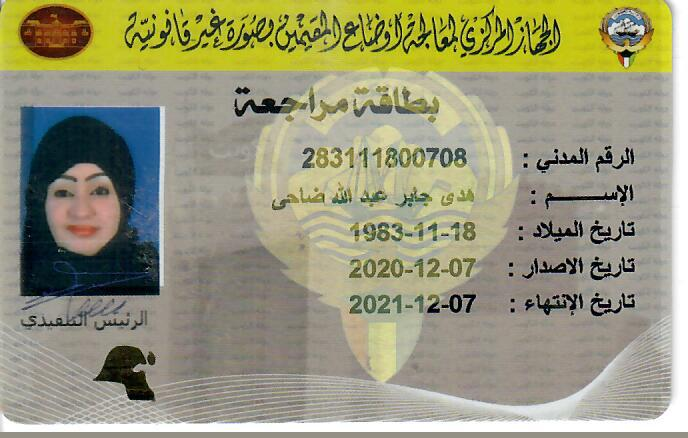
#> input picture sample-image/01.jpg, 688 x 438 px
$ python ocr.py sample-image/01.jpg
#> lines starting #> are read from the running program, lines starting #| are printed output that depends on the picture; after the words box and inside, x2 and y2 are one past the last pixel; in counts of white or black regions, pixels touching at a corner belong together
import cv2
import glob
import difflib
import numpy as np
import pandas as pd
import pytesseract
import sys


def out(dict):
    print(str(dict).replace('\'', '"'))


def eng_ocr(mask):
    try:
        eng_text = pytesseract.image_to_data(mask,
                                             config='--psm 6 -l eng -c textord_old_xheight=1 -c tessedit_char_blacklist=([!\\\"“.:])')
    except Exception as e:
        eng_text = None
        print(e)
    return eng_text


def ara_ocr(mask):
    try:
        ara_text = pytesseract.image_to_data(mask,
                                             config='--psm 6 -l ara -c textord_old_xheight=2 -c tessedit_char_blacklist=([!\\\"“.:])')
    except Exception as e:
        ara_text = None
        print(e)
    return ara_text


def gen_data_frame(text):
    row = text.split("\n")
    columns = row[0].split('\t')
    units = []
    for h in range(1, len(row) - 1):
        units.append(row[h].split('\t'))
    df = pd.DataFrame(units, columns=columns)
    df.iloc[:, :11] = df.iloc[:, :11] = df.iloc[:, :11].astype(int)
    return df


def calc_status(texts):
    #  0: moraje, 1: common, 2: passport
    status = 0
    for word in texts:
        seq = difflib.SequenceMatcher(None, word, "Passport")
        if seq.ratio() > 0.7:
            status = 2
    if not status:
        for word in texts:
            seq = difflib.SequenceMatcher(None, word, "Nationality")
            if seq.ratio() > 0.7:
                status = 1
    return status


def apply_brightness_contrast(input_img, brightness=0, contrast=0):
    if brightness != 0:
        if brightness > 0:
            shadow = brightness
            highlight = 255
        else:
            shadow = 0
            highlight = 255 + brightness
        alpha_b = (highlight - shadow) / 255
        gamma_b = shadow
        buf = cv2.addWeighted(input_img, alpha_b, input_img, 0, gamma_b)
    else:
        buf = input_img.copy()
    if contrast != 0:
        f = 131 * (contrast + 127) / (127 * (131 - contrast))
        alpha_c = f
        gamma_c = 127 * (1 - f)
        buf = cv2.addWeighted(buf, alpha_c, buf, 0, gamma_c)
    return buf


def show_img(*imgs):
    index = 1
    for img in imgs:
        cv2.imshow(str(index), img)
        index += 1
    cv2.waitKey(0)


if __name__ == "__main__":
    try:
        path = sys.argv
        if len(path) != 2:
            out({
                'status': '0',
                'error': 'args are not valid!'
            })
            exit()

        info_margin = 0.63
        left_margin = 0.245
        top_margin = 0.22
        addr = path[1]

        img = cv2.imread(addr)
#> img is the input picture: shape (438, 688, 3); mean B, G, R 122.7, 152.1, 153.1
        img = cv2.bilateralFilter(img, 35, 75, 75)
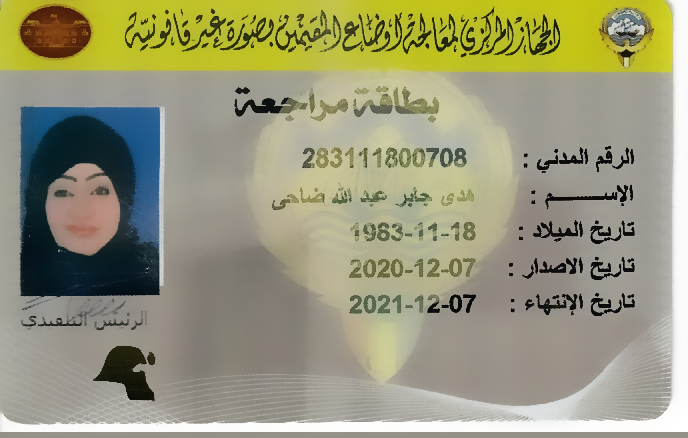
#> img: shape (438, 688, 3); mean B, G, R 122.7, 152.4, 153.5
        img = cv2.resize(img, None, fx=2, fy=2, interpolation=cv2.INTER_CUBIC)
#> img: shape (876, 1376, 3)
        img = apply_brightness_contrast(img, 10, 70)
#> in apply_brightness_contrast, `buf = cv2.addWeighted(buf, alpha_c, buf, 0, gamma_c)`:
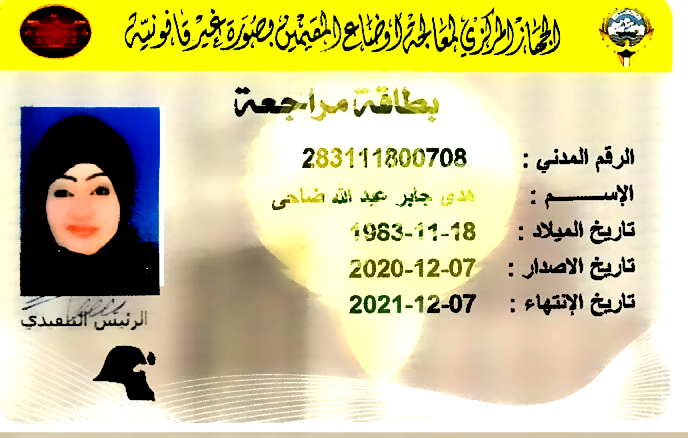
#> buf: shape (876, 1376, 3) (shown at 1/2 size); mean B, G, R 147.7, 200, 207
        # img = cv2.GaussianBlur(img, (3, 3), 0)

        img_h, img_w, _ = img.shape
#> img_h = 876; img_w = 1376
        gray = cv2.cvtColor(img, cv2.COLOR_BGR2GRAY)
        blur = cv2.GaussianBlur(gray, (7, 7), 0.5)
        edge = cv2.Canny(blur, 0, 50, 3)
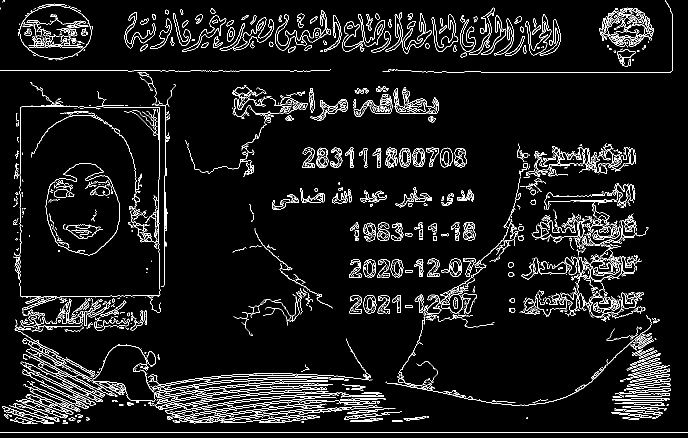
#> edge: shape (876, 1376) (shown at 1/2 size); 6.3% white in thin lines or dots
        contours, hierarchy = cv2.findContours(edge, cv2.RETR_EXTERNAL,
                                               cv2.CHAIN_APPROX_SIMPLE)
#> contours = 1460 contours, 1175 with area under 20; largest, box (x1, y1, x2, y2) and area: (91, 326, 240, 511) 20224, (39, 11, 184, 117) 11804, (185, 691, 311, 803) 7509, (297, 747, 690, 796) 3450, (550, 20, 662, 101) 1808
        c = max(contours, key=cv2.contourArea)
#> c = contour of 289 points, box (x1, y1, x2, y2) (91, 326, 240, 511), area 20224
        # [4 lines of commented-out code are left out]
        approx = cv2.approxPolyDP(c, 0.009 * cv2.arcLength(c, True), True)
#> approx = contour of 14 points, box (x1, y1, x2, y2) (91, 326, 240, 511), area 19416
        approx = sorted(approx, key=lambda x: x[0][0])
#> approx = [[[91, 414]], [[101, 368]], [[116, 490]], [[120, 356]], [[127, 347]], [[152, 363]], [[167, 326]], [[173, 361]], [[179, 510]], [[189, 328]], [[206, 342]], [[215, 352]], [[233, 463]], [[239, 409]]]
        dots = []
        if len(approx) == 4:
            if approx[0][0][1] < approx[1][0][1]:
                dots.append(approx[0][0])
                dots.append(approx[1][0])
            else:
                dots.append(approx[1][0])
                dots.append(approx[0][0])
            if approx[2][0][1] < approx[3][0][1]:
                dots.append(approx[2][0])
                dots.append(approx[3][0])
            else:
                dots.append(approx[3][0])
                dots.append(approx[2][0])
            if dots[2][0]-dots[0][0] >= img_h * 0.6:
                input = np.float32([dots[0], dots[2], dots[3], dots[1]])
                output = np.float32(
                    [[0, 0], [img_w - 1, 0], [img_w - 1, img_h - 1], [0, img_h - 1]])
                matrix = cv2.getPerspectiveTransform(input, output)
                gray = cv2.warpPerspective(gray, matrix, (img_w, img_h), cv2.INTER_LINEAR, borderMode=cv2.BORDER_CONSTANT,
                                           borderValue=(0, 0, 0))
        gray = cv2.rectangle(
            gray, (0, 0), (int(img_w * left_margin), img_h), 255, -1)
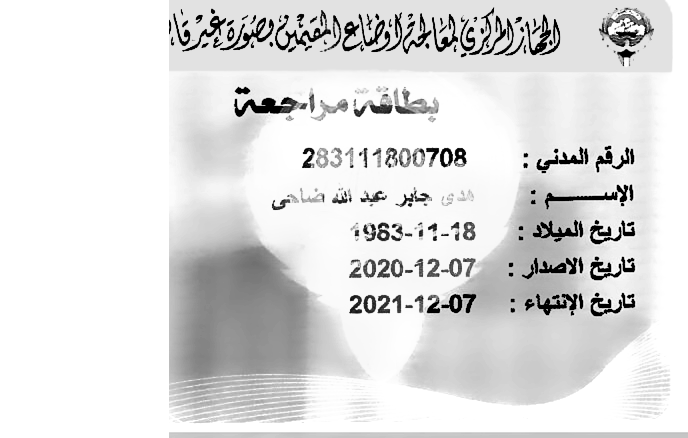
#> gray: shape (876, 1376) (shown at 1/2 size); min 0, max 255, mean 222.8
        gray = cv2.rectangle(
            gray, (0, 0), (img_w, int(img_h * top_margin)), 255, -1)
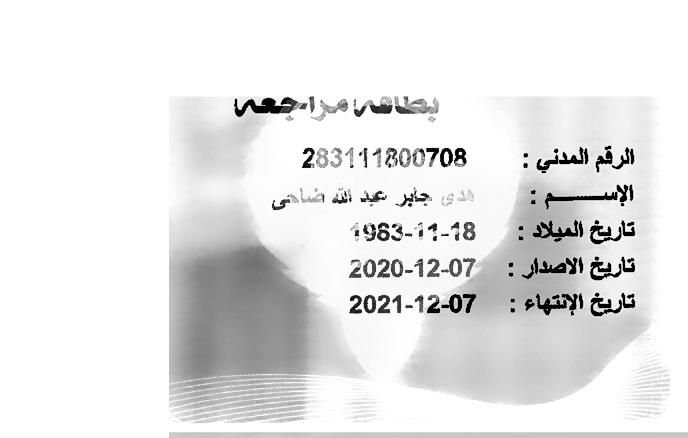
#> gray: shape (876, 1376) (shown at 1/2 size); 15.92% of pixels changed, all inside (x1, y1, x2, y2) = (338, 0, 1346, 193)
        mask = cv2.threshold(
            gray, 0, 255, cv2.THRESH_BINARY_INV + cv2.THRESH_OTSU)[1]
#> mask: shape (876, 1376); 11.5% white; 278 white regions (159 under 20 px), largest, box (x1, y1, x2, y2) and area: (340, 471, 628, 774) 67951, (925, 383, 1236, 631) 25846, (468, 194, 616, 235) 3027
        mask = cv2.GaussianBlur(mask, (0, 0), sigmaX=1,
                                sigmaY=1, borderType=cv2.BORDER_DEFAULT)
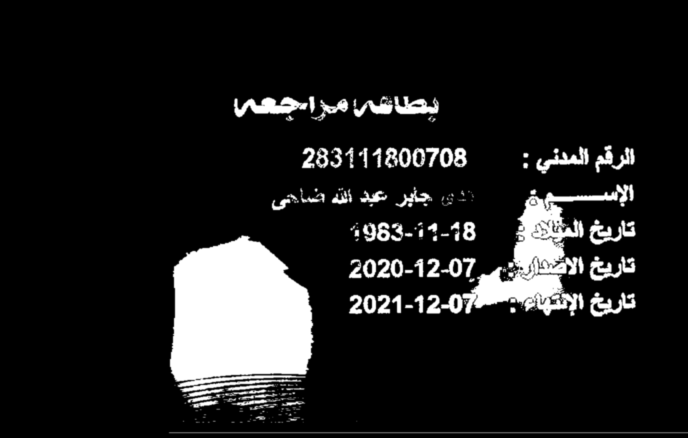
#> mask: shape (876, 1376) (shown at 1/2 size); min 0, max 255, mean 29.4
        mask = 255 - mask
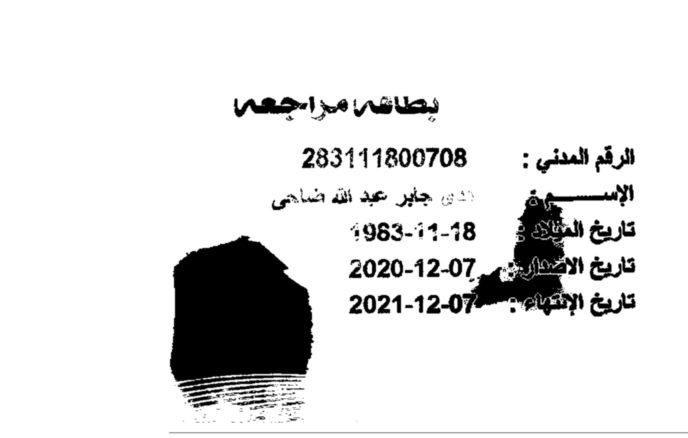
#> mask: shape (876, 1376) (shown at 1/2 size); min 0, max 255, mean 225.6

        fx = 1
        fy = 1
        tmp_mask = cv2.resize(mask, None, fx=fx, fy=fy,
                              interpolation=cv2.INTER_CUBIC)
#> (the run stopped early here; a loop or call above may not have finished)

$ run again, on sample-image/05.jpg
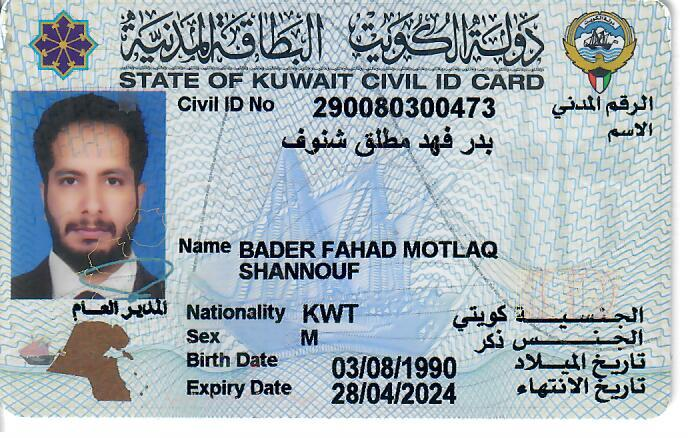
#> input picture sample-image/05.jpg, 688 x 438 px
#> img is the input picture: shape (438, 688, 3); mean B, G, R 182.6, 175.6, 163.8
#> edge: shape (876, 1376); 5.5% white in thin lines or dots, all inside (x1, y1, x2, y2) = (0, 0, 1340, 809)
#> contours = 1215 contours, 890 with area under 20; largest, box (x1, y1, x2, y2) and area: (58, 20, 197, 160) 11328, (1025, 659, 1275, 702) 2466, (1032, 613, 1276, 647) 2462, (606, 607, 718, 647) 1661, (1125, 22, 1274, 188) 1569
#> c = contour of 181 points, box (x1, y1, x2, y2) (58, 20, 197, 160), area 11328
#> `approx = cv2.approxPolyDP(c, 0.009 * cv2.arcLength(c, True), True)`: approx = contour of 22 points, box (x1, y1, x2, y2) (58, 20, 197, 160), area 11314
#> `approx = sorted(approx, key=lambda x: x[0][0])`: approx = [[[58, 89]], [[58, 90]], [[62, 87]], [[65, 97]], [[73, 70]], [[74, 72]], [[76, 139]], [[77, 110]], [[78, 40]], [[79, 48]], [[81, 70]], [[104, 139]], [[106, 40]], [[125, 20]], [[127, 159]], [[147, 139]], [[147, 40]], [[175, 113]], [[175, 40]], [[176, 138]], [[176, 68]], [[196, 88]]]
#> `mask = cv2.GaussianBlur(mask, (0, 0), sigmaX=1, sigmaY=1, borderType=c..`:
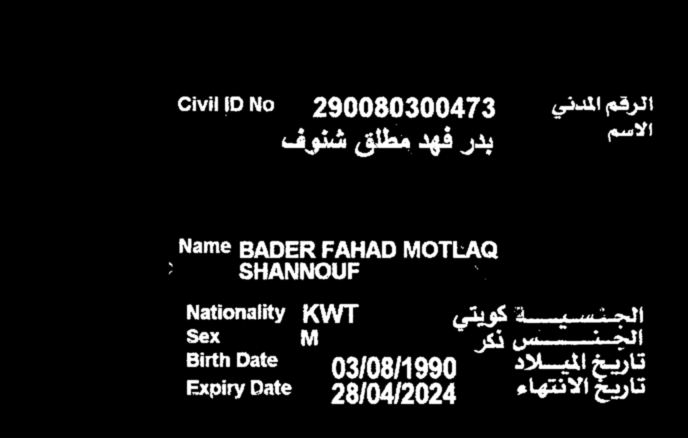
#> mask: shape (876, 1376) (shown at 1/2 size); min 0, max 255, mean 17.2
